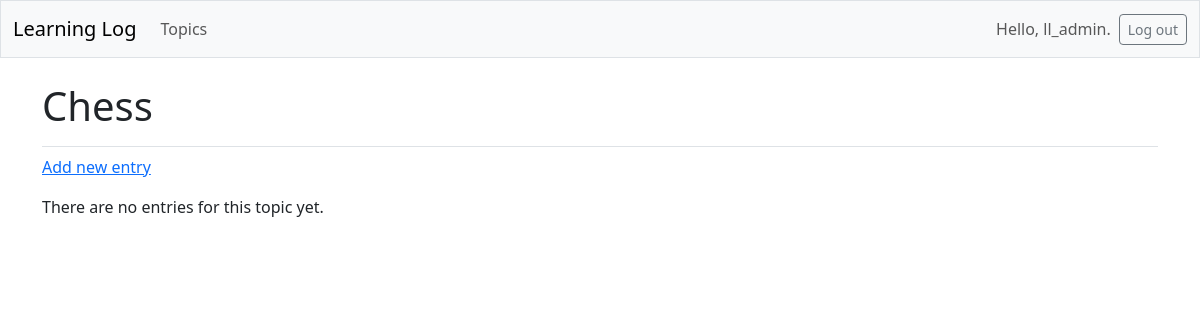
Before: /topics/1/ (signed in) with the older database file.
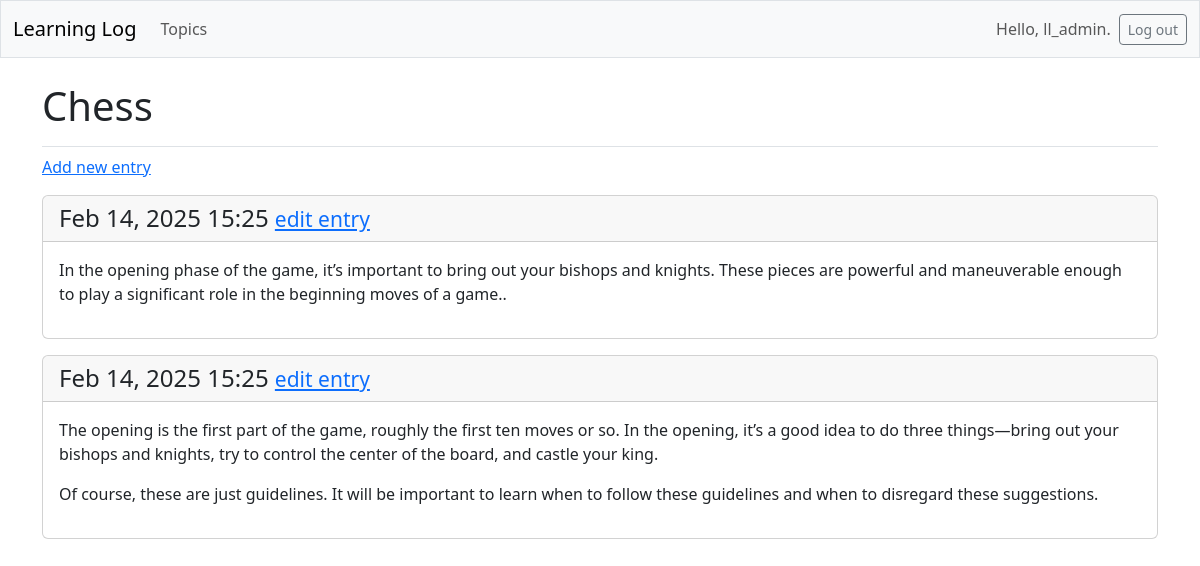
After: the same page with the newer database file.
### learning_logs/models.py (models this page shows, shortened)
class Topic(models.Model):
    text = models.CharField(max_length=200)
    date_added = models.DateTimeField(auto_now_add=True)
    owner = models.ForeignKey(User, on_delete=models.CASCADE)

class Entry(models.Model):
    topic = models.ForeignKey(Topic, on_delete=models.CASCADE)
    text = models.TextField()
    date_added = models.DateTimeField(auto_now_add=True)
    class Meta:
        verbose_name_plural = "entries"

### learning_logs/views.py (the view)
# urls.py: path("topics/<int:topic_id>/", views.topic, name="topic"),
@login_required
def topic(request, topic_id):
    topic = Topic.objects.get(id=topic_id)
    check_topic_owner(topic=topic, user=request.user)
    entries = topic.entry_set.order_by("-date_added")
    context = {"topic": topic, "entries": entries}
    return render(request, "learning_logs/topic.html", context)

### learning_logs/views.py (called while the page is built)
def check_topic_owner(topic, user):
    if topic.owner != user:
        raise Http404

### learning_logs/templates/learning_logs/topic.html
{% extends 'learning_logs/base.html' %}
{% block page_header %}
  <h1>{{ topic.text }}</h1>
{% endblock page_header %}
{% block content %}
  <p>
    <a href="{% url 'learning_logs:new_entry' topic.id %}">Add new entry</a>
  </p>
  {% for entry in entries %}
    <div class="card mb-3">
      <h4 class="card-header">
        {{ entry.date_added|date:'M d, Y H:i' }}
        <small><a href="{% url 'learning_logs:edit_entry' entry.id %}">
          edit entry</a></small>
      </h4>
      <div class="card-body">{{ entry.text|linebreaks }}</div>
    </div>
  {% empty %}
    <p>There are no entries for this topic yet.</p>
  {% endfor %}
{% endblock content %}

### learning_logs/templates/learning_logs/base.html (shortened to what this page needs)
<!doctype html>
<html lang="en">
<head>
  {% load django_bootstrap5 %}
  {% bootstrap_css %}
</head>
<body>
  <nav class="navbar navbar-expand-md navbar-light bg-light mb-4 border">
    <div class="container-fluid">
      <a class="navbar-brand" href="{% url 'learning_logs:index' %}">
          Learning Log</a>
      <div class="collapse navbar-collapse" id="navbarCollapse">
        <ul class="navbar-nav me-auto mb-2 mb-md-0">
          <li class="nav-item">
            <a class="nav-link" href="{% url 'learning_logs:topics' %}">
              Topics</a></li>
        </ul>
        <ul class="navbar-nav ms-auto mb-2 mb-md-0">
          {% if user.is_authenticated %}
            <li class="nav-item">
              <span class="navbar-text me-2">Hello, {{ user.username }}.
                </span></li>
          {% endif %}
        </ul>
        {% if user.is_authenticated %}
          <form action="{% url 'accounts:logout' %}" method='post'>
            <button name='submit' class='btn btn-outline-secondary btn-sm'>
              Log out</button>
          </form>
        {% endif %}
      </div>
    </div>
  </nav>
  <main class="container">
    <div class="pb-2 mb-2 border-bottom">
      {% block page_header %}{% endblock page_header %}
    </div>
    <div>
      {% block content %}{% endblock content %}
    </div>
  </main>
</body>
</html>

Changed rows visible on the page:
added Entry: date_added "Feb 14, 2025 15:25", text "In the opening phase of the game, it’s important to bring out your bishops and knights. These pieces are powerful and maneuverable enough to play a significant role in the beginning moves of a game.."
added Entry: date_added "Feb 14, 2025 15:25", text "The opening is the first part of the game, roughly the first ten moves or so. In the opening, it’s a good idea to do three things—bring out your bishops and knights, try to control the center of the board, and castle your king. Of course, these are just guidelines. It will be important to learn when to follow these guidelines and when to disregard these suggestions."
Other visible differences:
text no longer shown: "There are no entries for this topic yet."
